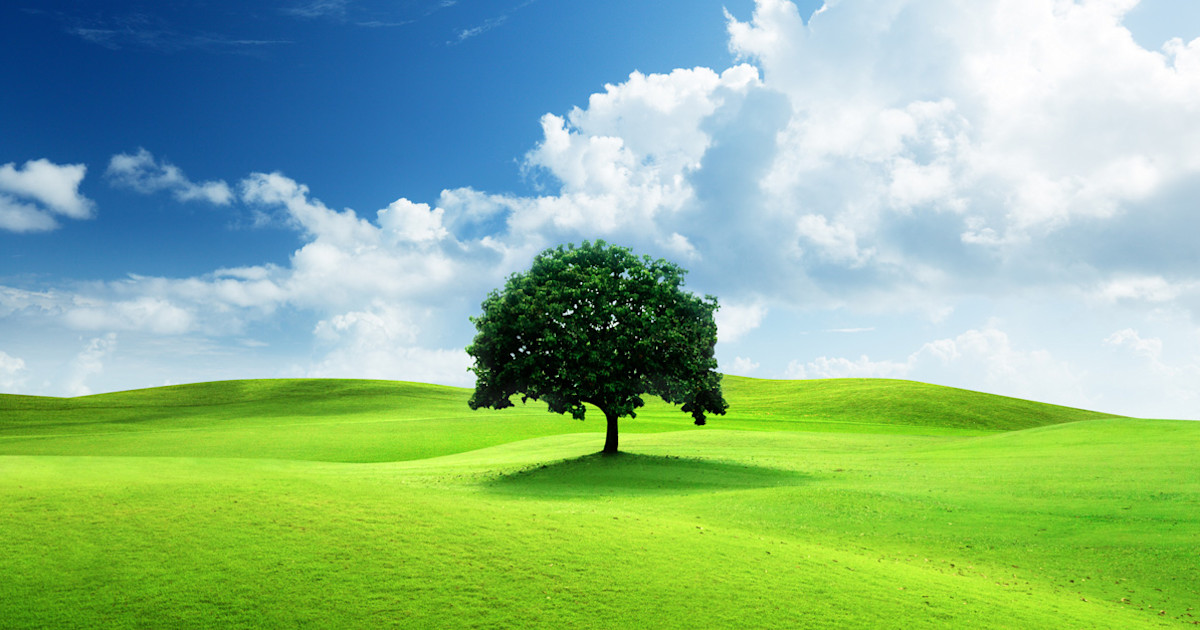
#> input picture lab1/free-nature-images.jpg, 1200 x 630 px
$ python q1.py
#> lines starting #> are read from the running program, lines starting #| are printed output that depends on the picture; after the words box and inside, x2 and y2 are one past the last pixel; in counts of white or black regions, pixels touching at a corner belong together
#Contrast Stretching, Thresholding, Digital Negative and Intensity Level Slicing
import cv2 as cv
import numpy as np
import matplotlib.pyplot as plt

# [31 lines left out: function contrast_stretching, not called in this run]
# contrast_stretching()
def intensity_slicing(): #without background
    img = cv.imread('lab1/free-nature-images.jpg')
#> img is the input picture: shape (630, 1200, 3); mean B, G, R 139.9, 183.6, 139.8
    img = cv.cvtColor(img, cv.COLOR_BGR2GRAY)
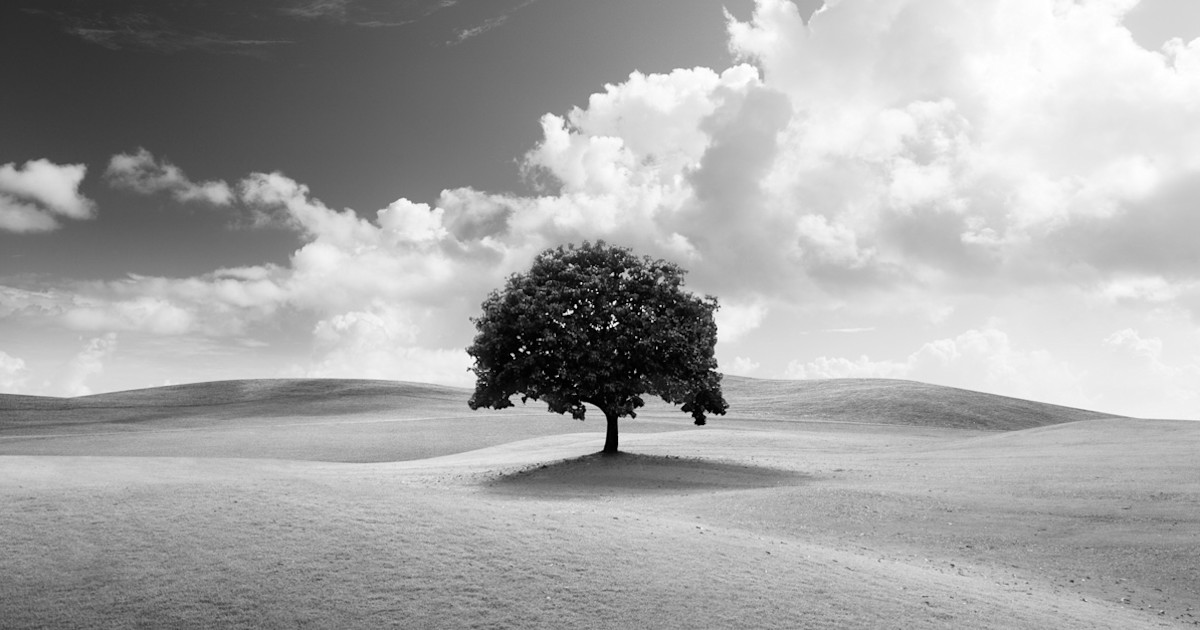
#> img: shape (630, 1200); min 0, max 255, mean 165.5
    row, column = img.shape
#> row = 630; column = 1200
    img1 = np.zeros((row,column),dtype = 'uint8')
    min_range = 100
    max_range = 200
    for i in range(row):
        for j in range(column):
            if img[i,j]>min_range and img[i,j]<max_range:
                img1[i,j] = 255
            else:
                img1[i,j] = 0
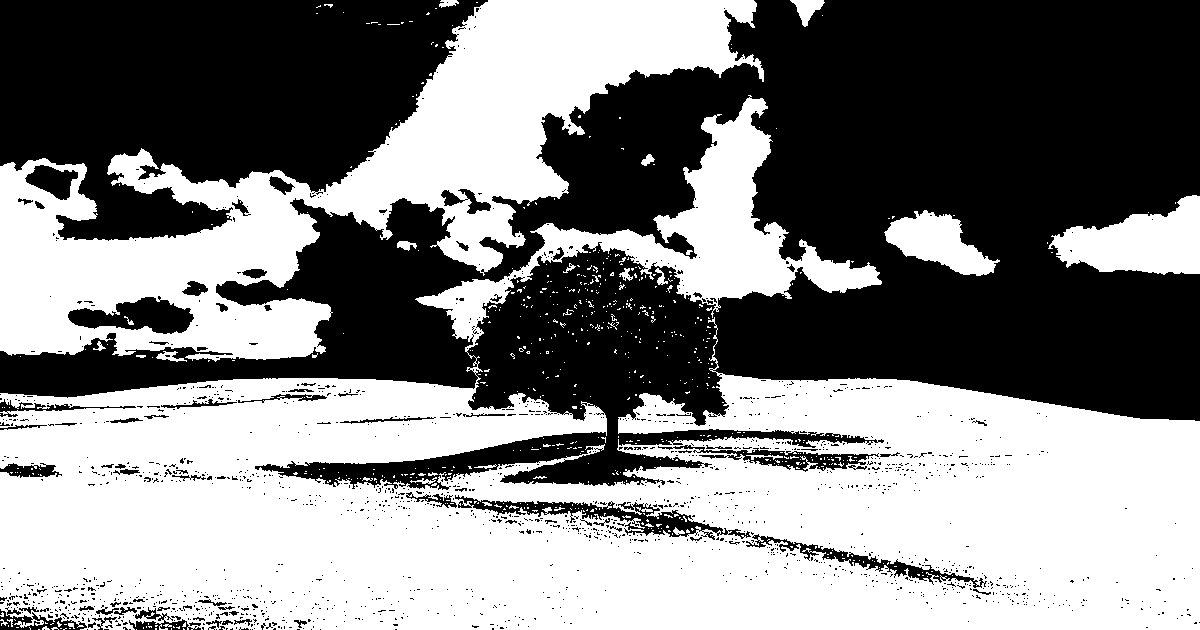
#> img1: shape (630, 1200); 51% white; 1584 black regions (1502 under 20 px), largest, box (x1, y1, x2, y2) and area: (0, 0, 1200, 490) 269444, (0, 0, 488, 241) 79168, (455, 495, 751, 540) 3129
    plt.figure(figsize=(10, 5))
    plt.subplot(121), plt.imshow(img, cmap='gray'), plt.title("Original")
    plt.subplot(122), plt.imshow(img1, cmap='gray'), plt.title("=Intensity Slicing")
    plt.show()
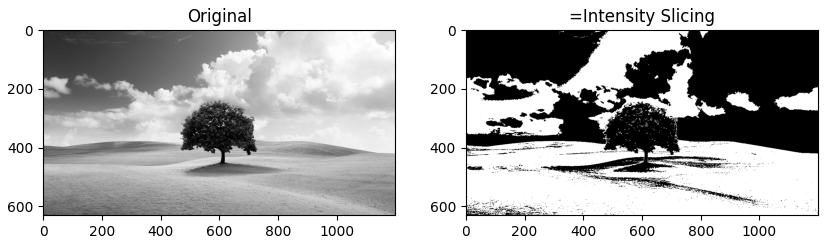
#> figure drawn by matplotlib, 2 panels
    return intensity_slicing
intensity_slicing()
def intensity_slicing_with_background(): #with background
    img = cv.imread('lab1/free-nature-images.jpg')
    img = cv.cvtColor(img, cv.COLOR_BGR2GRAY)
    row, column = img.shape
#> row = 630; column = 1200
    img1 = np.zeros((row,column),dtype = 'uint8')
    min_range = 100
    max_range = 200
    for i in range(row):
        for j in range(column):
            if img[i,j]>min_range and img[i,j]<max_range:
                img1[i,j] = 255
            else:
                img1[i,j] = img[i,j]
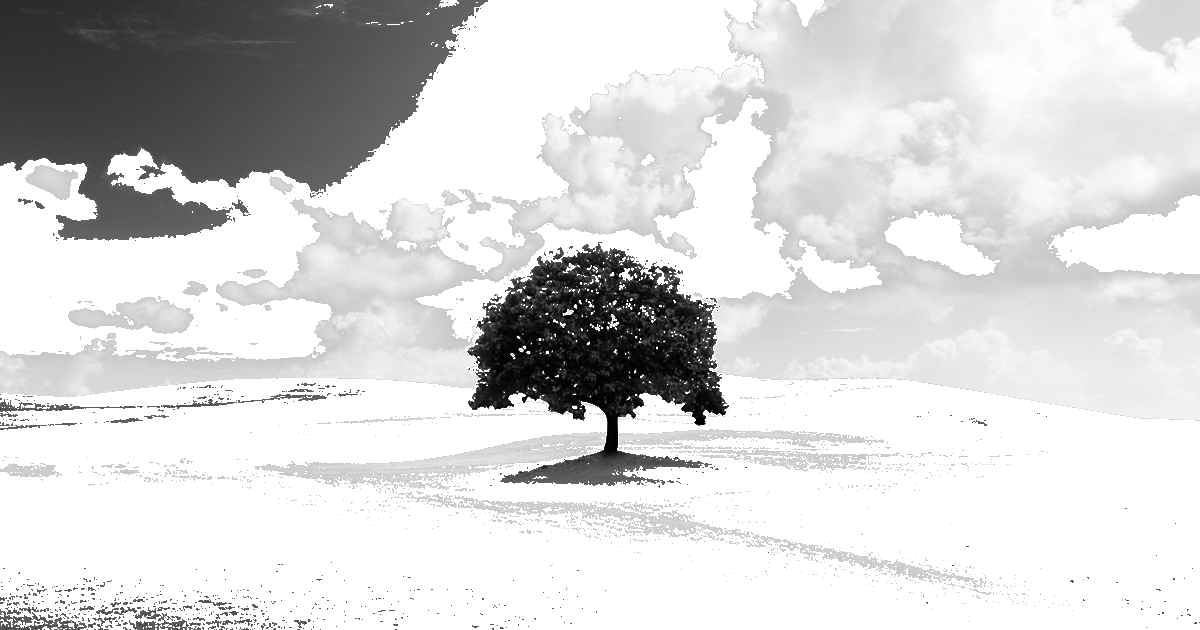
#> img1: shape (630, 1200); min 0, max 255, mean 214.7
    plt.figure(figsize=(10, 5))
    plt.subplot(121), plt.imshow(img, cmap='gray'), plt.title("Original")
    plt.subplot(122), plt.imshow(img1, cmap='gray'), plt.title("=Intensity Slicing")
    plt.show()
    return intensity_slicing_with_background
intensity_slicing_with_background()

def digital_negative():
    image = cv.imread("lab1/free-nature-images.jpg")
    image = cv.cvtColor(image, cv.COLOR_BGR2GRAY)
    negative_image = 255 - image
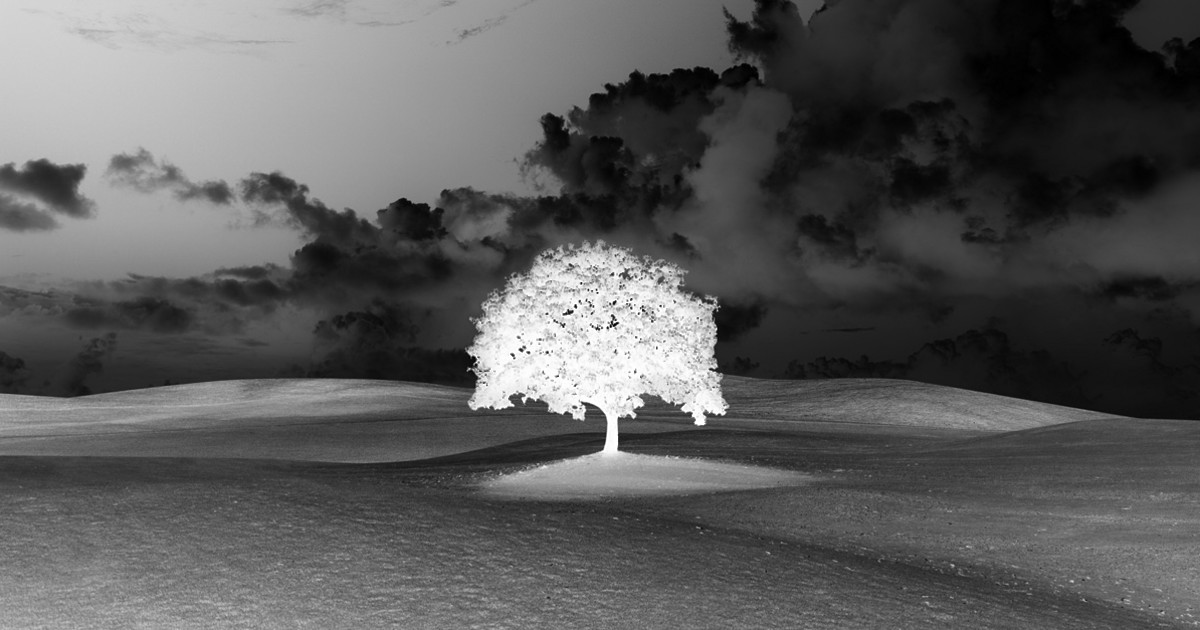
#> negative_image: shape (630, 1200); min 0, max 255, mean 89.5
    plt.figure(figsize=(10, 5))
    plt.subplot(121), plt.imshow(image, cmap='gray'), plt.title("Original")
    plt.subplot(122), plt.imshow(negative_image, cmap='gray'), plt.title("Digital Negative")
    plt.show()
    return negative_image
digital_negative()
# [15 lines left out: function thresholding, not called in this run]

# thresholding()
